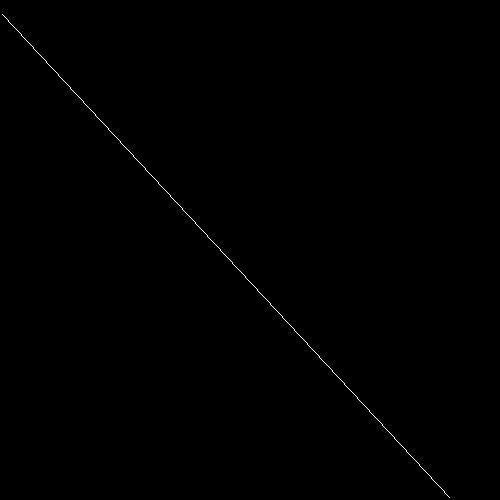

This chart was generated by the following Python code:

# Importing Image from PIL package
from PIL import Image

def DDA(x1 ,y1 ,x2 ,y2):

    dx = x2 - x1
    dy = y2 - y1
    #calculate steps required for generating pixels
    if (abs(dx) > abs(dy)):
        step = abs(dx);
    else:
        step = abs(dy)
    
    #increment in x and y for each steps

    Xinc = dx / step
    Yinc = dy / step

    #define pixel position for each step

    x = x1
    y = y1

    image = Image.new('RGB', (500, 500))

    for i in range(0, step):
        image.putpixel( (round(x), round(y)), (255, 255, 255, 0))
        x = x + Xinc
        y = y + Yinc
    
    image.save('DDA.png')

    return image


#Define the starting and ending coordinates
line = DDA(2, 14, 450, 498)
line.show()





	


